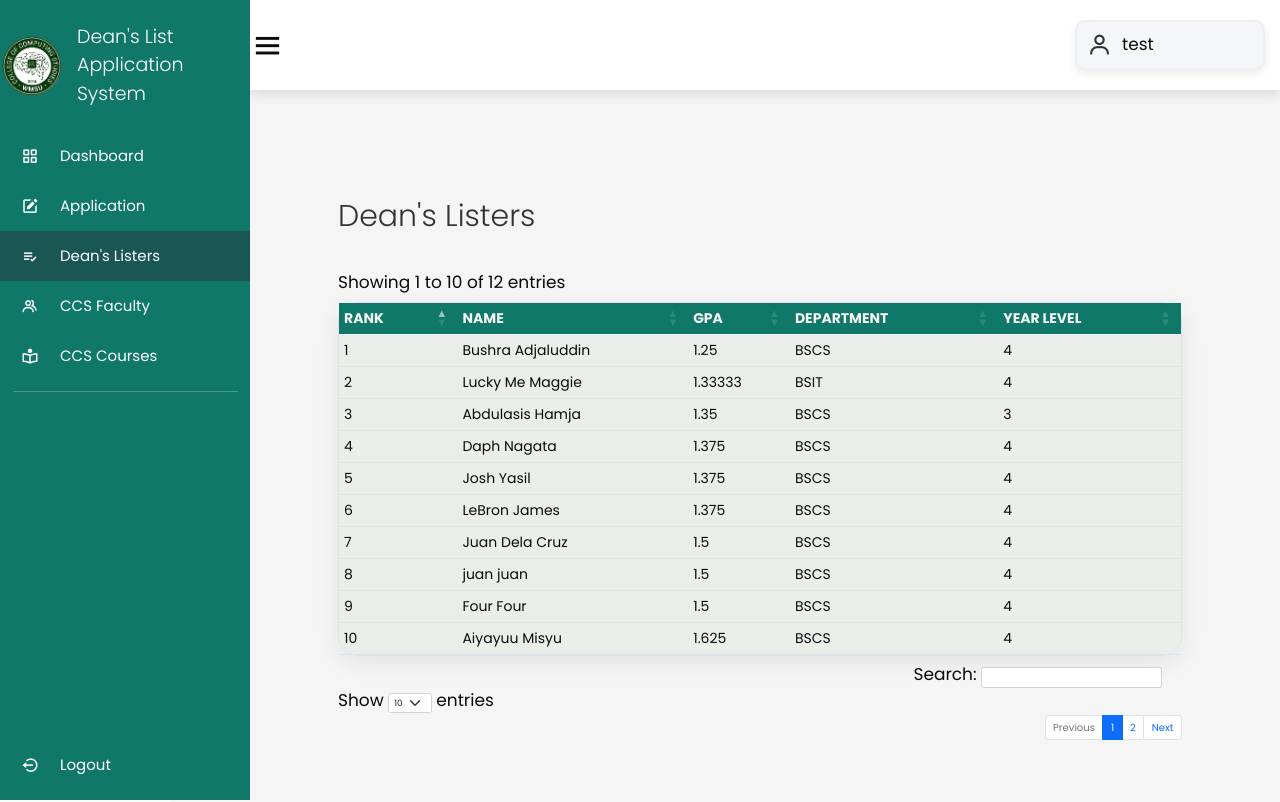
The page /listers/listers.php (signed in) on the database its author committed.
### tables this page shows
CREATE TABLE `deans_listers` (
  `id` int(11) NOT NULL,
  `app_id` int(11) NOT NULL,
  `fullname` varchar(255) NOT NULL,
  `gpa` float NOT NULL,
  `department` varchar(255) NOT NULL,
  `yearlevel` varchar(255) NOT NULL
);

### class/listers.class.php (called while the page is built, shortened)
<?php
require_once 'database.php';
class Listers{
    protected $db;
    function __construct()
    {
        $this->db = new Database();
    }
    function GetDeanListers_OrderByRank(){
        $sql = "SELECT * FROM deans_listers ORDER BY GPA ASC;";
        $query=$this->db->connect()->prepare($sql);
        if($query->execute()){
            $data = $query->fetchAll();
        }
        return $data;
    }
}
?>

### class/database.php (called while the page is built)
<?php
class Database{
    private $host = 'localhost';
    private $database = 'deanslist';
    private $username = 'root';
    private $password = '';
    protected $connection;
    function connect(){
        try
			{
				$this->connection = new PDO("mysql:host=$this->host;dbname=$this->database",
											$this->username, $this->password);
			}
			catch (PDOException $e)
			{
				echo "Connection error " . $e->getMessage();
			}
        return $this->connection;
    }
}
?>

### listers/listers.php (the view, shortened to what this page needs)
<!DOCTYPE html>
<html lang="en">
<head>
    <link rel="stylesheet" href="https://cdn.jsdelivr.net/npm/boxicons@latest/css/boxicons.min.css">
    <link href="https://cdn.jsdelivr.net/npm/bootstrap@5.0.2/dist/css/bootstrap.min.css" rel="stylesheet">
    <link href="../css/style.css" rel="stylesheet">
    <link rel="stylesheet" href="//code.jquery.com/ui/1.13.2/themes/base/jquery-ui.css">
    <link rel="stylesheet" href="https://cdnjs.cloudflare.com/ajax/libs/twitter-bootstrap/5.2.0/css/bootstrap.min.css">
    <link rel="stylesheet" href="https://cdn.datatables.net/1.13.2/css/dataTables.bootstrap5.min.css">
</head>
<body>
    <div class="side-bar">
        <br>
        <div class="logo-details">
            <img class="logo" style="margin-left:2px"src="ccslogo.png" width ="55" height = "60">
            <span class="logo-name">Dean's List Application <br> System</span>
		</div>
        <br>
        <ul class="nav-links">
        <li>
                <a href="../dashboard/dashboard.php">
                    <i class='bx bx-grid-alt' ></i>
                    <span class="links-name">Dashboard</span>
                </a>
            </li>
            <?php if($_SESSION['user_type'] == 'student') { ?>
            <li>
                <a href="../apply/application-new.php">
                <i class='bx bxs-edit'></i>
                    <span class="links-name">Application</span>
                </a>
            </li>
            <?php } ?>
            <li>
                <a href="../listers/listers.php" class="active">
                <i class='bx bx-list-check'></i>
                    <span class="links-name">Dean's Listers</span>
                </a>
            </li>
            <li>
                <a href="../faculty/faculty.php">
                    <i class='bx bx-group' ></i>
                    <span class="links-name">CCS Faculty</span>
                </a>
            </li>
            <li>
                <a href="../programs/programs.php">
                    <i class='bx bx-book-reader'></i>
                    <span class="links-name">CCS Courses</span>
                </a>
            </li>
            <hr class="line">
            <li id="logout-link">
                <a class="logout-link" href="../login/logout.php" title="Logout">
                    <i class='bx bx-log-out-circle'></i>
                    <span class="links-name">Logout</span>
                </a>
            </li>
        </ul>
    </div>
    <div id="logout-dialog" class="dialog" title="Logout">
        <p><span>Are you sure you want to logout?</span></p>
    </div>
    <section class="home-section">
        <nav>
            <div class="side-bar-button">
                <i class='bx bx-menu small'></i>
            </div>
            <div class="profile-details">
                <i class='bx bx-user'></i>
                <?php echo '<span class="admin-name">'.$_SESSION['user_firstname'].' '.$_SESSION['user_lastname'].'</span>'; ?>
            </div>
        </nav>
        <div class="home-content">
            <div class="table-container">
                <div class="table-heading">
                    <h3 class="table-title">Dean's Listers</h3>
                </div>
                <br>
                <?php
                require '../class/database.php';
                ?>
                <table class="table" id="myTable">
                    <thead>
                        <tr>
                            <th>Rank</th>
                            <th>Name</th>
                            <th>GPA</th>
                            <th>Department</th>
                            <th>Year Level</th>
                        </tr>
                    </thead>
                    <tbody>
                        <?php
                            require_once '../class/listers.class.php';
                            $listers = new Listers();
                            $i = 1;
                            foreach ($listers->GetDeanListers_OrderByRank() as $value){
                        ?>
                            <tr>
                                <td><?php echo $i ?></td>
                                <td><?php echo $value['fullname'] ?>
                                <td><?php echo $value['gpa'] ?></td>
                                <td><?php echo $value['department'] ?></td>
                                <td><?php echo $value['yearlevel'] ?></td>
                            </tr>
                            <?php
                                $i++;
                            }
                            ?>
                    </tbody>
                </table>
            </div>
        </div>
    </section>
</body>
</html>

### css/style.css (style rules this page uses)
* { font-family:'Poppins', sans-serif; margin: 0; padding: 0; box-sizing: border-box; font-size: 17px; color : rgb(11, 11, 11); outline: none; border:none; text-decoration: none; }
.side-bar { position: fixed; top: 0; left: 0; width: 200px; height: calc(100vh); background-color: #107869; z-index: 2000; font-family: var(--lato); transition: .3s ease; overflow: hidden; scrollbar-width: none; }
.side-bar .logo-details { height: 80px; display: flex; align-items: center; }
.side-bar .logo-details .logo { font-size: 28px; font-weight: 800; min-width: 60px; justify-items: center; }
.side-bar .logo-details .logo-name { color: #fff; font-size: 19px; font-weight: 300; align-items: center; display: block; margin-left: 15px; }
.side-bar .nav-links { padding: 0 !important; height: calc(100vh); }
.side-bar .nav-links li { position: relative; list-style: none; height: 50px; width: 100%; }
.side-bar .nav-links li a { height: 100%; width: 100%; display: flex; align-items: center; text-decoration: none; }
.side-bar .nav-links .active { background-color: #1A5653; }
.side-bar .nav-links li i { min-width: 60px; text-align: center; font-size: 18px; color: #fff; }
.side-bar .nav-links li a .links-name { color: #fff; font-size: 15px; font-weight: 400; white-space: nowrap; }
.side-bar .nav-links .line { margin: 10px auto; width: 90%; height: 1px; border: 0; border-top: 1px solid white; }
.home-section { position: relative; background-color: #f5f5f5; min-height: calc(100vh); width: calc(100% - 250px); left: 250px; }
.home-section nav { position: fixed; top:0; left:20; right:20; z-index: 1000; background-color: var(--white); display: flex; padding-top: 2rem; padding-bottom: 2rem; box-shadow: var(--box-shadow); align-items: center; justify-content: space-between; }
.home-section nav .side-bar-button { display: flex; align-items: center; font-size: 24px; font-weight: 500; }
nav .side-bar-button i { font-size: 35px; margin-right: 10px; }
.home-section nav .profile-details { display: flex; align-items: center; background: #f5f6fa; border: 2px solid #efeef1; border-radius: 10px; height: 50px; min-width: 190px; box-shadow: 0 4px 8px 0 rgba(0,0,0,0.08); margin-right: 15px; }
.home-section nav .profile-details i { font-size: 25px; font-weight: 500; color: #333; margin: 0 10px; white-space: nowrap; }
.table-title { font-weight: 300; font-size: 30px; text-align: left; color: #333; margin-left:20px 0; display: inline; }
.table-container { position: relative; top: 80px; padding: 40px; }
.table { border-collapse: collapse; text-align: left; vertical-align: middle; width: 100%; overflow: auto; border: 1px solid black; border-radius: 20px; background-color: rgba(233, 239, 232, 0.974); box-shadow: 0 7px 25px rgba(0, 0, 0, 0.08); margin-right:100; }
th, td { padding: 8px; font-size: 14px; }
thead { background-color:#107869; font-size: .9rem; color: white; text-transform: uppercase; letter-spacing: 2%; }
thead th { width: auto; height: fit-content; color: #f5f5f5; }
tbody tr:nth-child(odd) { background-color: #fff; }
tbody tr:nth-child(even) { background-color: #eee; }
.table-container .table-heading { display: flex; justify-content: space-between; height: 25px; align-items: center; }
.home-section .home-content { position: relative; }
#logout-link { position: absolute; bottom: 0; margin-bottom: 10px; }
div.dialog p { text-align: center; }
:root { --main-color:#107869; --black:#222; --white:#fff; --light-black:#777; --light-white:#fff9; --dark-bg:rgba(0,0,0,.7); --light-bg:#eee; --border:.1rem solid var(--black); --box-shadow:0 .5rem 1rem rgba(0,0,0,.1); --text-shadow:0 1.5rem 3rem rgba(0,0,0,.3); }
html { font-size: 62.5%; overflow-x: hidden; }
section { padding:5rem 10%; }

### rows shown on the page
deans_listers: fullname "Bushra Adjaluddin", gpa "1.25", department "BSCS", yearlevel "4"
deans_listers: fullname "Lucky Me Maggie", gpa "1.33333", department "BSIT", yearlevel "4"
deans_listers: fullname "Abdulasis Hamja", gpa "1.35", department "BSCS", yearlevel "3"
deans_listers: fullname "Daph Nagata", gpa "1.375", department "BSCS", yearlevel "4"
deans_listers: fullname "Josh Yasil", gpa "1.375", department "BSCS", yearlevel "4"
deans_listers: fullname "LeBron James", gpa "1.375", department "BSCS", yearlevel "4"
deans_listers: fullname "Juan Dela Cruz", gpa "1.5", department "BSCS", yearlevel "4"
deans_listers: fullname "juan juan", gpa "1.5", department "BSCS", yearlevel "4"
deans_listers: fullname "Four Four", gpa "1.5", department "BSCS", yearlevel "4"
deans_listers: fullname "Aiyayuu Misyu", gpa "1.625", department "BSCS", yearlevel "4"

### other values the page prints
$_SESSION['user_firstname'] "test"
